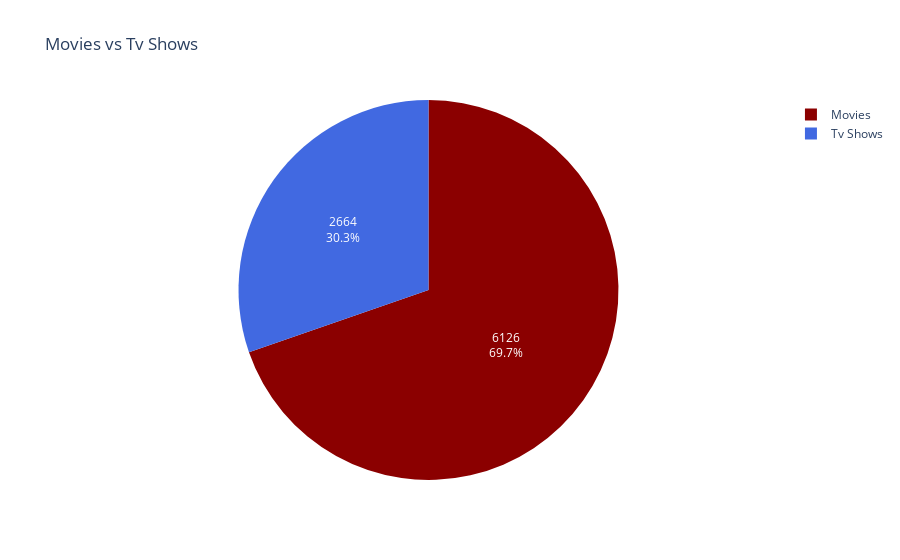

Notebook cell for this chart:
### Code cell
fig = px.pie(values = [types.iloc[0], types.iloc[1]],
            title = 'Movies vs Tv Shows',
            names = ['Movies', 'Tv Shows'],
            color_discrete_sequence=["darkred", "royalblue"])
fig.update_traces(textposition='inside', textinfo='percent+value')
fig.show()

### Figure 1 — Plotly figure (JSON) as saved in the notebook; plotly's stock layout.template omitted (floating-point values rounded to 4 significant figures)
{"data": [{"domain": {"x": [0, 1], "y": [0, 1]}, "hovertemplate": "label=%{label}<br>value=%{value}<extra></extra>", "labels": ["Movies", "Tv Shows"], "legendgroup": "", "name": "", "showlegend": true, "textinfo": "percent+value", "textposition": "inside", "type": "pie", "values": [6126, 2664]}], "layout": {"legend": {"tracegroupgap": 0}, "piecolorway": ["darkred", "royalblue"], "title": {"text": "Movies vs Tv Shows"}}}
